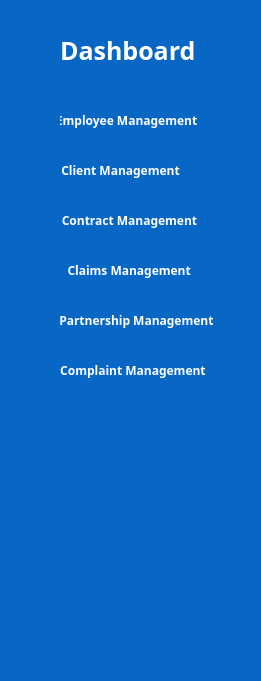
   <widget class="QWidget" name="icon_only_widget" native="true">
    <property name="geometry">
     <rect>
      <x>0</x>
      <y>40</y>
      <width>261</width>
      <height>681</height>
     </rect>
    </property>
    <property name="styleSheet">
     <string notr="true">QWidget {
   background-color: #0867c5;
}</string>
    </property>
    <widget class="QPushButton" name="pushButton">
     <property name="geometry">
      <rect>
       <x>-109</x>
       <y>20</y>
       <width>65</width>
       <height>18</height>
      </rect>
     </property>
     <property name="font">
      <font>
       <family>Yu Gothic UI Semibold</family>
       <weight>75</weight>
       <bold>true</bold>
      </font>
     </property>
     <property name="styleSheet">
      <string notr="true">QPushButton {
    background-color: transparent;
    border: none;
    color: white; /* Default text color */

}

QPushButton:hover {
    background-color: white; /* Semi-transparent dark grey on hover */
    color: black; /* Text color change on hover */
}</string>
     </property>
     <property name="text">
      <string>Dashboard</string>
     </property>
    </widget>
    <widget class="QWidget" name="widget_2" native="true">
     <property name="geometry">
      <rect>
       <x>10</x>
       <y>20</y>
       <width>31</width>
       <height>481</height>
      </rect>
     </property>
     <widget class="QLabel" name="label_2">
      <property name="geometry">
       <rect>
        <x>0</x>
        <y>130</y>
        <width>30</width>
        <height>30</height>
       </rect>
      </property>
      <property name="text">
       <string/>
      </property>
      <property name="pixmap">
       <pixmap resource="resource.qrc">:/resources/client.png</pixmap>
      </property>
      <property name="scaledContents">
       <bool>true</bool>
      </property>
     </widget>
     <widget class="QLabel" name="label_3">
      <property name="geometry">
       <rect>
        <x>0</x>
        <y>180</y>
        <width>30</width>
        <height>30</height>
       </rect>
      </property>
      <property name="text">
       <string/>
      </property>
      <property name="pixmap">
       <pixmap resource="resource.qrc">:/resources/contract.png</pixmap>
      </property>
      <property name="scaledContents">
       <bool>true</bool>
      </property>
     </widget>
     <widget class="QLabel" name="label_4">
      <property name="geometry">
       <rect>
        <x>0</x>
        <y>230</y>
        <width>30</width>
        <height>30</height>
       </rect>
      </property>
      <property name="text">
       <string/>
      </property>
      <property name="pixmap">
       <pixmap resource="resource.qrc">:/resources/claim.png</pixmap>
      </property>
      <property name="scaledContents">
       <bool>true</bool>
      </property>
     </widget>
     <widget class="QLabel" name="label_5">
      <property name="geometry">
       <rect>
        <x>0</x>
        <y>280</y>
        <width>30</width>
        <height>30</height>
       </rect>
      </property>
      <property name="text">
       <string/>
      </property>
      <property name="pixmap">
       <pixmap resource="resource.qrc">:/resources/partnership.png</pixmap>
      </property>
      <property name="scaledContents">
       <bool>true</bool>
      </property>
     </widget>
     <widget class="QLabel" name="label_6">
      <property name="geometry">
       <rect>
        <x>0</x>
        <y>330</y>
        <width>30</width>
        <height>30</height>
       </rect>
      </property>
      <property name="text">
       <string/>
      </property>
      <property name="pixmap">
       <pixmap resource="resource.qrc">:/resources/claim.png</pixmap>
      </property>
      <property name="scaledContents">
       <bool>true</bool>
      </property>
     </widget>
     <widget class="QLabel" name="label">
      <property name="geometry">
       <rect>
        <x>0</x>
        <y>80</y>
        <width>30</width>
        <height>30</height>
       </rect>
      </property>
      <property name="text">
       <string/>
      </property>
      <property name="pixmap">
       <pixmap resource="resource.qrc">:/resources/employee.png</pixmap>
      </property>
      <property name="scaledContents">
       <bool>true</bool>
      </property>
     </widget>
     <widget class="QLabel" name="label_10">
      <property name="geometry">
       <rect>
        <x>-10</x>
        <y>10</y>
        <width>61</width>
        <height>51</height>
       </rect>
      </property>
      <property name="text">
       <string/>
      </property>
      <property name="pixmap">
       <pixmap resource="resource.qrc">:/resources/menu.png</pixmap>
      </property>
      <property name="scaledContents">
       <bool>true</bool>
      </property>
     </widget>
    </widget>
    <widget class="QWidget" name="widget_4" native="true">
     <property name="geometry">
      <rect>
       <x>60</x>
       <y>20</y>
       <width>201</width>
       <height>411</height>
      </rect>
     </property>
     <widget class="QPushButton" name="pushButton_2">
      <property name="geometry">
       <rect>
        <x>-90</x>
        <y>90</y>
        <width>251</width>
        <height>20</height>
       </rect>
      </property>
      <property name="font">
       <font>
        <family>Yu Gothic UI Semibold</family>
        <weight>75</weight>
        <bold>true</bold>
       </font>
      </property>
      <property name="styleSheet">
       <string notr="true">QPushButton {
    background-color: transparent;
    border: none;
    color: white; /* Default text color */
}

QPushButton:hover {
    background-color: white; /* Semi-transparent dark grey on hover */
    color: black; /* Text color change on hover */
}</string>
      </property>
      <property name="text">
       <string>                    Employee Management</string>
      </property>
     </widget>
     <widget class="QPushButton" name="pushButton_6">
      <property name="geometry">
       <rect>
        <x>-65</x>
        <y>140</y>
        <width>251</width>
        <height>20</height>
       </rect>
      </property>
      <property name="font">
       <font>
        <family>Yu Gothic UI Semibold</family>
        <weight>75</weight>
        <bold>true</bold>
       </font>
      </property>
      <property name="styleSheet">
       <string notr="true">QPushButton {
    background-color: transparent;
    border: none;
    color: white; /* Default text color */
}

QPushButton:hover {
    background-color: white; /* Semi-transparent dark grey on hover */
    color: black; /* Text color change on hover */
}</string>
      </property>
      <property name="text">
       <string>Client Management</string>
      </property>
     </widget>
     <widget class="QPushButton" name="pushButton_4">
      <property name="geometry">
       <rect>
        <x>-70</x>
        <y>190</y>
        <width>251</width>
        <height>20</height>
       </rect>
      </property>
      <property name="font">
       <font>
        <family>Yu Gothic UI Semibold</family>
        <weight>75</weight>
        <bold>true</bold>
       </font>
      </property>
      <property name="styleSheet">
       <string notr="true">QPushButton {
    background-color: transparent;
    border: none;
    color: white; /* Default text color */
}

QPushButton:hover {
    background-color: white; /* Semi-transparent dark grey on hover */
    color: black; /* Text color change on hover */
}</string>
      </property>
      <property name="text">
       <string>         Contract Management</string>
      </property>
     </widget>
     <widget class="QPushButton" name="pushButton_3">
      <property name="geometry">
       <rect>
        <x>-75</x>
        <y>240</y>
        <width>251</width>
        <height>20</height>
       </rect>
      </property>
      <property name="font">
       <font>
        <family>Yu Gothic UI Semibold</family>
        <weight>75</weight>
        <bold>true</bold>
       </font>
      </property>
      <property name="styleSheet">
       <string notr="true">QPushButton {
    background-color: transparent;
    border: none;
    color: white; /* Default text color */
}

QPushButton:hover {
    background-color: white; /* Semi-transparent dark grey on hover */
    color: black; /* Text color change on hover */
}</string>
      </property>
      <property name="text">
       <string>            Claims Management</string>
      </property>
     </widget>
     <widget class="QPushButton" name="pushButton_7">
      <property name="geometry">
       <rect>
        <x>-60</x>
        <y>290</y>
        <width>251</width>
        <height>20</height>
       </rect>
      </property>
      <property name="font">
       <font>
        <family>Yu Gothic UI Semibold</family>
        <weight>75</weight>
        <bold>true</bold>
       </font>
      </property>
      <property name="styleSheet">
       <string notr="true">QPushButton {
    background-color: transparent;
    border: none;
    color: white; /* Default text color */
}

QPushButton:hover {
    background-color: white; /* Semi-transparent dark grey on hover */
    color: black; /* Text color change on hover */
}</string>
      </property>
      <property name="text">
       <string>       Partnership Management</string>
      </property>
     </widget>
     <widget class="QPushButton" name="pushButton_5">
      <property name="geometry">
       <rect>
        <x>-65</x>
        <y>340</y>
        <width>251</width>
        <height>20</height>
       </rect>
      </property>
      <property name="font">
       <font>
        <family>Yu Gothic UI Semibold</family>
        <weight>75</weight>
        <bold>true</bold>
       </font>
      </property>
      <property name="styleSheet">
       <string notr="true">QPushButton {
    background-color: transparent;
    border: none;
    color: white; /* Default text color */
}

QPushButton:hover {
    background-color: white; /* Semi-transparent dark grey on hover */
    color: black; /* Text color change on hover */
}</string>
      </property>
      <property name="text">
       <string>        Complaint Management</string>
      </property>
     </widget>
     <widget class="QLabel" name="label_7">
      <property name="geometry">
       <rect>
        <x>0</x>
        <y>0</y>
        <width>241</width>
        <height>61</height>
       </rect>
      </property>
      <property name="font">
       <font>
        <family>Yu Gothic UI Semibold</family>
        <pointsize>-1</pointsize>
        <weight>75</weight>
        <bold>true</bold>
       </font>
      </property>
      <property name="styleSheet">
       <string notr="true">QLabel {
    color: white;
font-size: 25px;
    font-weight: bold;
}</string>
      </property>
      <property name="text">
       <string>Dashboard</string>
      </property>
     </widget>
    </widget>
   </widget>
